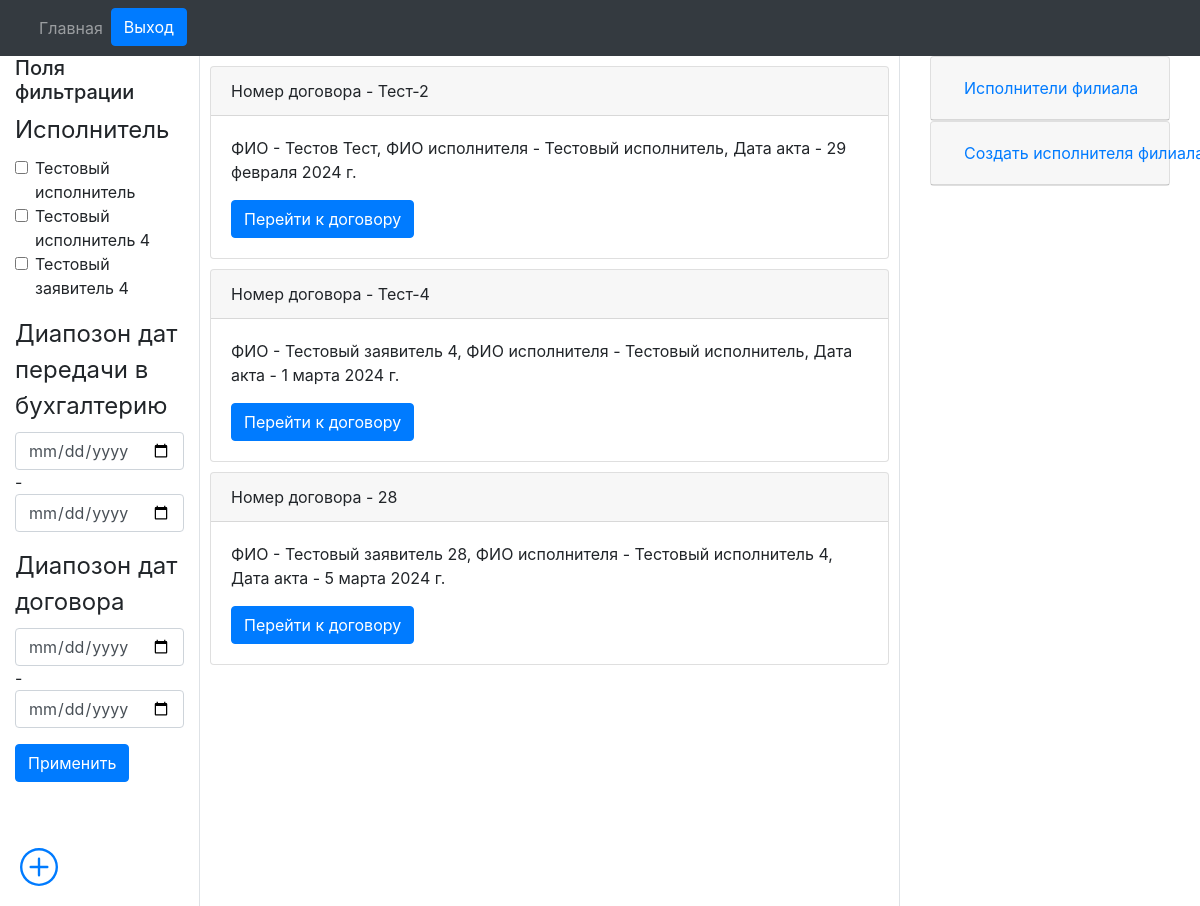
Page /paid_departure/filials/orders/1/ (signed in) on the earlier database version.
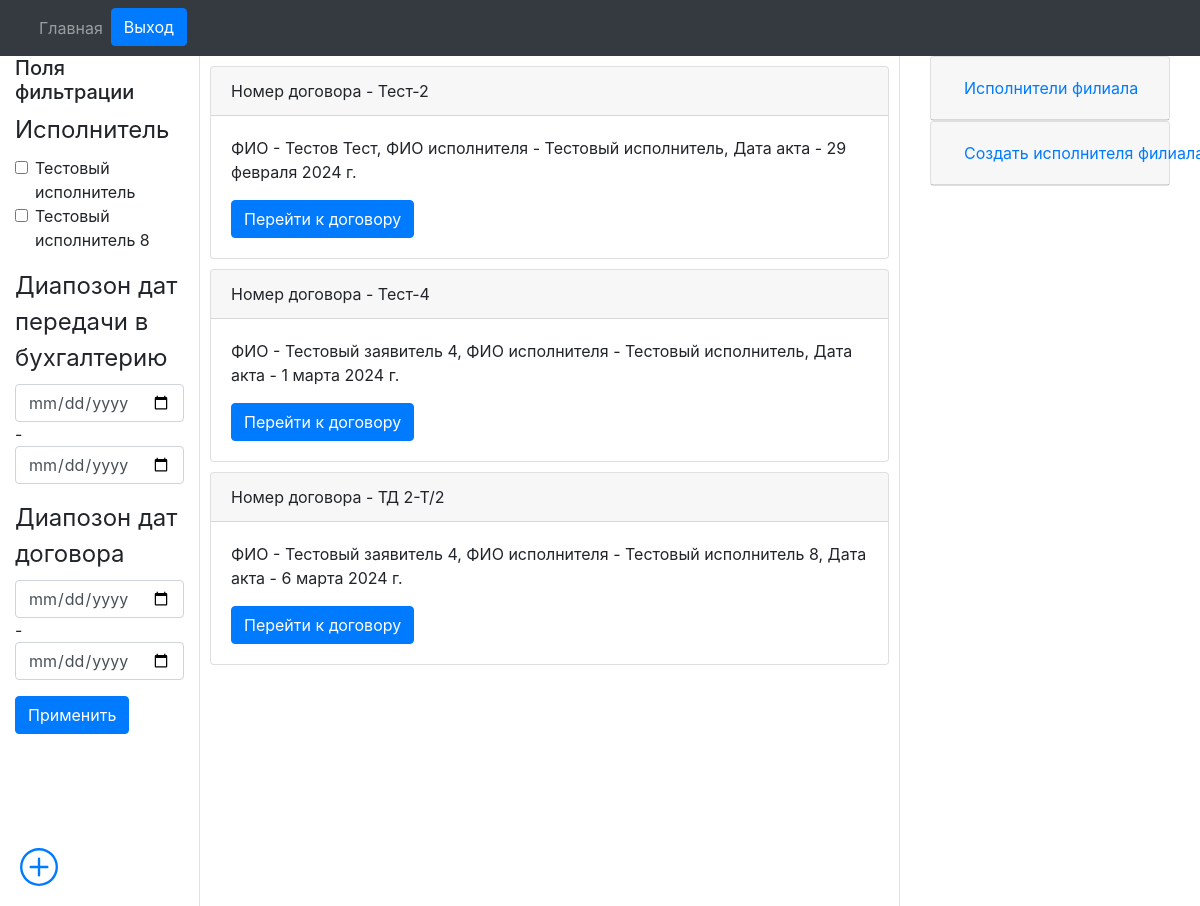
Same page on the later database version.
### engine/models.py (models this page shows)
class Reestr_oferts(models.Model):
    number_orders_vozm = models.CharField(max_length=20, blank=False, verbose_name='Номер договора возм.', db_index=True)
    fio = models.CharField(max_length=128, blank=False, verbose_name='ФИО')
    date_orders = models.DateField(auto_now_add=True, verbose_name='Дата договора')
    date_akt = models.DateField(auto_now_add=True, verbose_name='Дата акта')
    exicutor = models.ForeignKey(Exicuters, on_delete=models.PROTECT, verbose_name='Исполнитель')
    filial = models.ForeignKey(Filials, on_delete=models.PROTECT, verbose_name='Филиал')
    price = models.FloatField(max_length=10, verbose_name='Цена')
    date_buhgt = models.DateField(verbose_name='Дата передачи в бухгалтерию')
    comment = models.CharField(max_length=512, verbose_name='Комментарий')

class Exicuters(models.Model):
    fio = models.CharField(max_length=128, blank=False, verbose_name='ФИО исполнителя')
    filial = models.ForeignKey(Filials, on_delete=models.PROTECT, verbose_name='Филиал к котрому привязан исполнитель')
    def __str__(self):
        return self.fio

### engine/views.py (the view, shortened to what this page needs)
# urls.py: path('filials/orders/<int:pk>/', get_orders, name='get_orders'),
@login_required
def get_orders(request, pk):
    if not request.user.has_perm('engine.view_reestr_oferts'):
        queryset = Reestr_oferts.objects.filter(filial_id=pk)
        exicuters_filial = Exicuters.objects.filter(filial_id=pk)
        if not queryset:
            form = CreateExicuterFilialFilterForm(id=pk)
            form.initial['filial'] = pk
            exicuters_filial = Exicuters.objects.filter(filial_id=pk)
            filter = ProductFilter(request.GET, queryset=Reestr_oferts.objects.filter(filial_id=pk), id=pk)
            return render(request, 'orders/orders.html', {'filter': filter, 'exicuters_filial': exicuters_filial, 'form': form})
        else:
            filial = str(queryset[0].filial)
            user_filial = str(request.user.filial)
            if filial == user_filial:
                form = CreateExicuterFilialFilterForm(id=pk)
                form.initial['filial'] = pk
                filter = ProductFilter(request.GET, queryset=Reestr_oferts.objects.filter(filial_id=pk), id=pk)
                return render(request, 'orders/orders.html', {'filter': filter, 'exicuters_filial': exicuters_filial, 'form': form})
            else:
                raise PermissionError

### engine/forms.py
class CreateExicuterFilialFilterForm(ModelForm):
    def __init__(self, *args, id=None, **kwargs):
        super().__init__(*args, **kwargs)
        if id == None:
            pass
        else:
            self.fields['filial'].queryset = Filials.objects.filter(id=id)
    class Meta:
        model = Exicuters
        fields = ('fio', 'filial')

### engine/models.py (called while the page is built)
    def __str__(self):
        return self.name

### engine/templates/orders/orders.html (shortened to what this page needs)
{% extends "orders/base.html" %}
{% load crispy_forms_tags %}
{% block nav %}{% include "orders/nav.html" %}{% endblock %}
{% block content %}
<div class="container-fluid text-left">
  <div class="row" style="height: 850px">
    <div class="col-2 column-2 border-right">
      <h5>Поля фильтрации</h5>
      <form method="GET">
        {{ filter.form|crispy }}
      <button class="btn btn-primary" type="submit">Применить</button>
      </form>
    </div>
    <div class="col-7 position-relative border-right">
      <div class="overflow-auto scroll-container">
      {% for order in filter.qs %}
      <div class="card" style="margin: 10px 10px 10px 10px;">
          <div class="card-header">
            Номер договора - {{ order.number_orders_vozm }}
          </div>
          <div class="card-body">
            <p class="card-text">ФИО - {{ order.fio }}, ФИО исполнителя - {{ order.exicutor }}, Дата акта - {{ order.date_akt }}</p>
            <a href="{% url 'get_order' id_order=order.pk %}" class="btn btn-primary">Перейти к договору</a>
          </div>
        </div>
          {% endfor %}
          <div class="fixed-bottom fixed-right" style="width: 70px; position: fixed; bottom: 0; right: 0; padding: 20px;">
            <a href="/paid_departure/create_order/">
            </a>
          </div>
    </div>
  </div>
  <div class="col-3 column-2">
    <div class="container">
      <div id="accordion">
        <div class="card">
          <div class="card-header" id="headingOne">
            <h5 class="mb-0">
              <button class="btn btn-link collapsed" data-toggle="collapse" data-target="#collapseOne" aria-expanded="false" aria-controls="collapseOne">
                Исполнители филиала
              </button>
            </h5>
          </div>
        </div>
      </div>
    </div>
    <div class="container">
      <div id="accordion">
        <div class="card">
          <div class="card-header" id="headingTwo">
            <h5 class="mb-0">
              <button class="btn btn-link collapsed" data-toggle="collapse" data-target="#collapseTwo" aria-expanded="false" aria-controls="collapseTwo">
                Создать исполнителя филиала
              </button>
            </h5>
          </div>
        </div>
      </div>
    </div>
  </div>
</div>
</div>
      {% endblock %}

### engine/templates/orders/base.html (shortened to what this page needs)
{% load static %}
<!DOCTYPE html>
<html>
<head>
   <link rel="stylesheet" href="https://cdnjs.cloudflare.com/ajax/libs/datepicker/0.6.5/datepicker.min.css" />
  <link rel="stylesheet" href="https://stackpath.bootstrapcdn.com/bootstrap/4.1.3/css/bootstrap.min.css">
</head>
<body>
  {% block nav %}{% endblock %}
  <main>{% block content %}{% endblock %}</main>
</body>
</html>

### engine/templates/orders/nav.html (shortened to what this page needs)
<nav class="navbar navbar-expand-lg navbar-dark bg-dark">
    <div class="container-fluid">
      <div class="collapse navbar-collapse" id="navbarNavDropdown">
        <ul class="navbar-nav">
          <li class="nav-item">
            <a class="nav-link" aria-current="page" href="/main/">Главная</a>
          </li>
          {% if user.is_authenticated %}
          <li class="nav-item" >
            <form class="form-inline my-2 my-lg-0" method="post" action="/accounts/logout/">
              <button class="btn btn-primary my-2 my-sm-0" type="submit">Выход</button>
            </form>
          </li>
          {% endif %}
        </ul>
      </div>
    </div>
  </nav>

### engine/templates/orders/orders.html (style rules this page uses)
.scroll-container { position: absolute; top: 0; left: 0; bottom: 0; right: 0; overflow: auto; }

Differences in the rows shown:
removed Reestr_oferts: number_orders_vozm "28", fio "Тестовый заявитель 28", exicutor "Тестовый исполнитель 4", date_akt "5 марта 2024 г."
added Reestr_oferts: number_orders_vozm "ТД 2-Т/2", fio "Тестовый заявитель 4", exicutor "Тестовый исполнитель 8", date_akt "6 марта 2024 г."
Other differences:
form field exicutor: "☐ ☐ ☐" → "☐ ☐"
text no longer shown: "Исполнитель Тестовый исполнитель Тестовый исполнитель 4 Тестовый заявитель 4 Диапозон дат передачи в бухгалтерию - Диапозон дат договора -"
text now shown: "Исполнитель Тестовый исполнитель Тестовый исполнитель 8 Диапозон дат передачи в бухгалтерию - Диапозон дат договора -"
